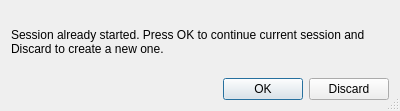
<?xml version="1.0" encoding="UTF-8"?>
<ui version="4.0">
 <class>SessionDialog</class>
 <widget class="QDialog" name="SessionDialog">
  <property name="geometry">
   <rect>
    <x>0</x>
    <y>0</y>
    <width>400</width>
    <height>111</height>
   </rect>
  </property>
  <property name="sizePolicy">
   <sizepolicy hsizetype="Minimum" vsizetype="Minimum">
    <horstretch>0</horstretch>
    <verstretch>0</verstretch>
   </sizepolicy>
  </property>
  <property name="windowTitle">
   <string>Dialog</string>
  </property>
  <property name="sizeGripEnabled">
   <bool>true</bool>
  </property>
  <property name="modal">
   <bool>true</bool>
  </property>
  <layout class="QGridLayout" name="gridLayout">
   <item row="1" column="0">
    <widget class="QDialogButtonBox" name="dialogSubmitBox">
     <property name="orientation">
      <enum>Qt::Horizontal</enum>
     </property>
     <property name="standardButtons">
      <set>QDialogButtonBox::Discard|QDialogButtonBox::Ok</set>
     </property>
    </widget>
   </item>
   <item row="0" column="0">
    <widget class="QLabel" name="label">
     <property name="text">
      <string>Session already started. Press OK to continue current session and Discard to create a new one.</string>
     </property>
     <property name="scaledContents">
      <bool>false</bool>
     </property>
     <property name="wordWrap">
      <bool>true</bool>
     </property>
    </widget>
   </item>
  </layout>
 </widget>
 <resources/>
 <connections>
  <connection>
   <sender>dialogSubmitBox</sender>
   <signal>accepted()</signal>
   <receiver>SessionDialog</receiver>
   <slot>accept()</slot>
   <hints>
    <hint type="sourcelabel">
     <x>248</x>
     <y>254</y>
    </hint>
    <hint type="destinationlabel">
     <x>157</x>
     <y>274</y>
    </hint>
   </hints>
  </connection>
  <connection>
   <sender>dialogSubmitBox</sender>
   <signal>rejected()</signal>
   <receiver>SessionDialog</receiver>
   <slot>reject()</slot>
   <hints>
    <hint type="sourcelabel">
     <x>316</x>
     <y>260</y>
    </hint>
    <hint type="destinationlabel">
     <x>286</x>
     <y>274</y>
    </hint>
   </hints>
  </connection>
 </connections>
</ui>
